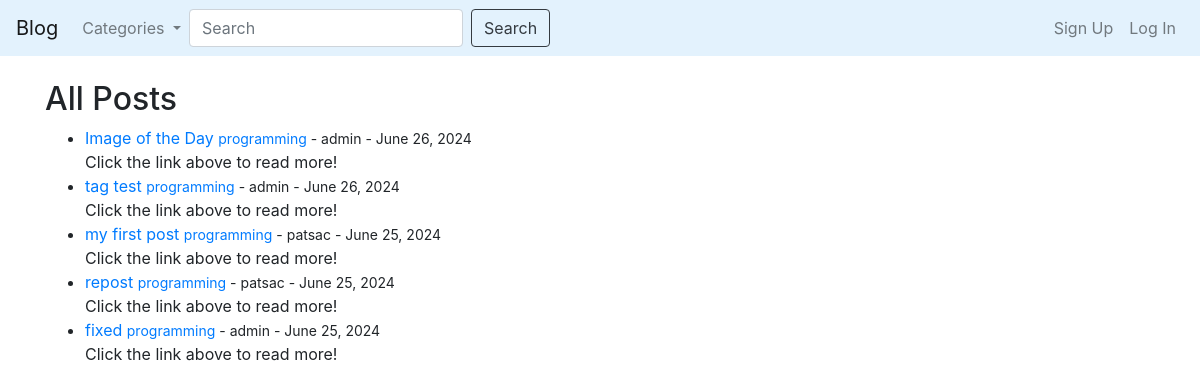
The page / on the database its author committed.
### blog/models.py (models this page shows, shortened)
class Post(models.Model):
    title = models.CharField(max_length=255)
    header_image = models.ImageField(null=True, blank=True, upload_to='images/')
    title_tag = models.CharField(max_length=255)
    category = models.CharField(max_length=255)
    snippet = models.CharField(max_length=255, default='Click the link above to read more!')
    author = models.ForeignKey(User, on_delete=models.CASCADE)
    body = models.TextField(blank=True, null=True)
    post_date = models.DateField(auto_now_add=True)

### blog/views.py (the view)
# urls.py: path('', HomeView.as_view(), name="home"),
class HomeView(ListView):
    model = Post
    template_name = 'home.html'
    cats = Category.objects.all()
    ordering = ['-post_date']
    def get_context_data(self, *args, **kwargs):
          cat_menu = Category.objects.all()
          context = super(HomeView, self).get_context_data(*args, **kwargs)
          context["cat_menu"] = cat_menu
          return context

### blog/models.py (called while the page is built)
    def __str__(self):
        return self.name

### blog/templates/home.html
{% extends 'base.html' %}
{% block content %}
<h2>All Posts</h2>
<ul>
{% for post in object_list %}
    <li><a href="{% url 'article-detail' post.pk %}">{{post.title}}</a>
    <small><a href="{% url 'category' post.category|slugify %}">{{ post.category }}</a> - {{ post.author }} - {{ post.post_date }}</small><br/>
    {{ post.snippet}}</li>
{% endfor %}
</ul>
{% endblock %}

### blog/templates/base.html (shortened to what this page needs)
<!doctype html>
<html lang="en">
  <head>
    <link rel="stylesheet" href="https://cdn.jsdelivr.net/npm/bootstrap@4.6.2/dist/css/bootstrap.min.css">
  </head>
  <body>
    <nav class="navbar navbar-expand-lg navbar-light" style="background-color: #e3f2fd;">
        <a class="navbar-brand" href="{% url 'home' %}">Blog</a>
        <div class="collapse navbar-collapse" id="navbarSupportedContent">
          <ul class="navbar-nav mr-auto">
            {% if cat_menu %}
            <li class="nav-item dropdown">
              <a class="nav-link dropdown-toggle" href="#" role="button" data-toggle="dropdown" aria-expanded="false">
                Categories
              </a>
            </li>
            {% else %}
              <li class="nav-item">
                <a class="nav-link" href="{% url 'category-list' %}">Categories</a>
              </li>
            {% endif %}
            <form class="form-inline my-2 my-lg-0" action="{% url 'search' %}" method="GET">
              <input class="form-control mr-sm-2" type="search" name="q" placeholder="Search" aria-label="Search">
              <button class="btn btn-outline-dark my-2 my-sm-0" type="submit">Search</button>
            </form>
          </ul>
          <ul class="navbar-nav ml-auto">
            {% if user.is_authenticated %}
            <li class="nav-item dropdown">
              <a class="nav-link dropdown-toggle" href="#" role="button" data-toggle="dropdown" aria-expanded="false">
                {{ user.username }}
              </a>
              <div class="dropdown-menu dropdown-menu-right">
                {% if user.profile.id %}
                <a class="dropdown-item" href="{% url 'show_profile_page' user.profile.id %}">Show Profile</a>
                <a class="dropdown-item" href="{% url 'edit_profile_page' user.profile.id %}">Edit Profile</a>
                {% else %}
                <a class="dropdown-item" href="{% url 'create_profile_page' user.id %}">Create Profile</a>
                {% endif %}
                <a class="dropdown-item" href="{% url 'edit_profile' %}">Edit Account</a>
              </div>
            </li>
            <li class="nav-item">
              <form action="{% url 'logout' %}" method="post">
                {% csrf_token %}
                <button type="submit" class="btn btn-link">Log out</button>
              </form>
            </li>
            {% else %}
            <li class="nav-item">
              <a class="nav-link" href="{% url 'signup' %}">Sign Up</a>
            </li>
            <li class="nav-item">
              <a class="nav-link" href="{% url 'login' %}">Log In</a>
            </li>
            {% endif %}
            </ul>
        </div>
      </nav>
    <br/>
    <div class="container">
    {% block content %}
    {% endblock %}
    </div>
  </body>
</html>

### rows shown on the page
Post: title "Image of the Day", category "programming", author "admin", post_date "June 26, 2024", snippet "Click the link above to read more!"
Post: title "tag test", category "programming", author "admin", post_date "June 26, 2024", snippet "Click the link above to read more!"
Post: title "my first post", category "programming", author "patsac", post_date "June 25, 2024", snippet "Click the link above to read more!"
Post: title "repost", category "programming", author "patsac", post_date "June 25, 2024", snippet "Click the link above to read more!"
Post: title "fixed", category "programming", author "admin", post_date "June 25, 2024", snippet "Click the link above to read more!"
